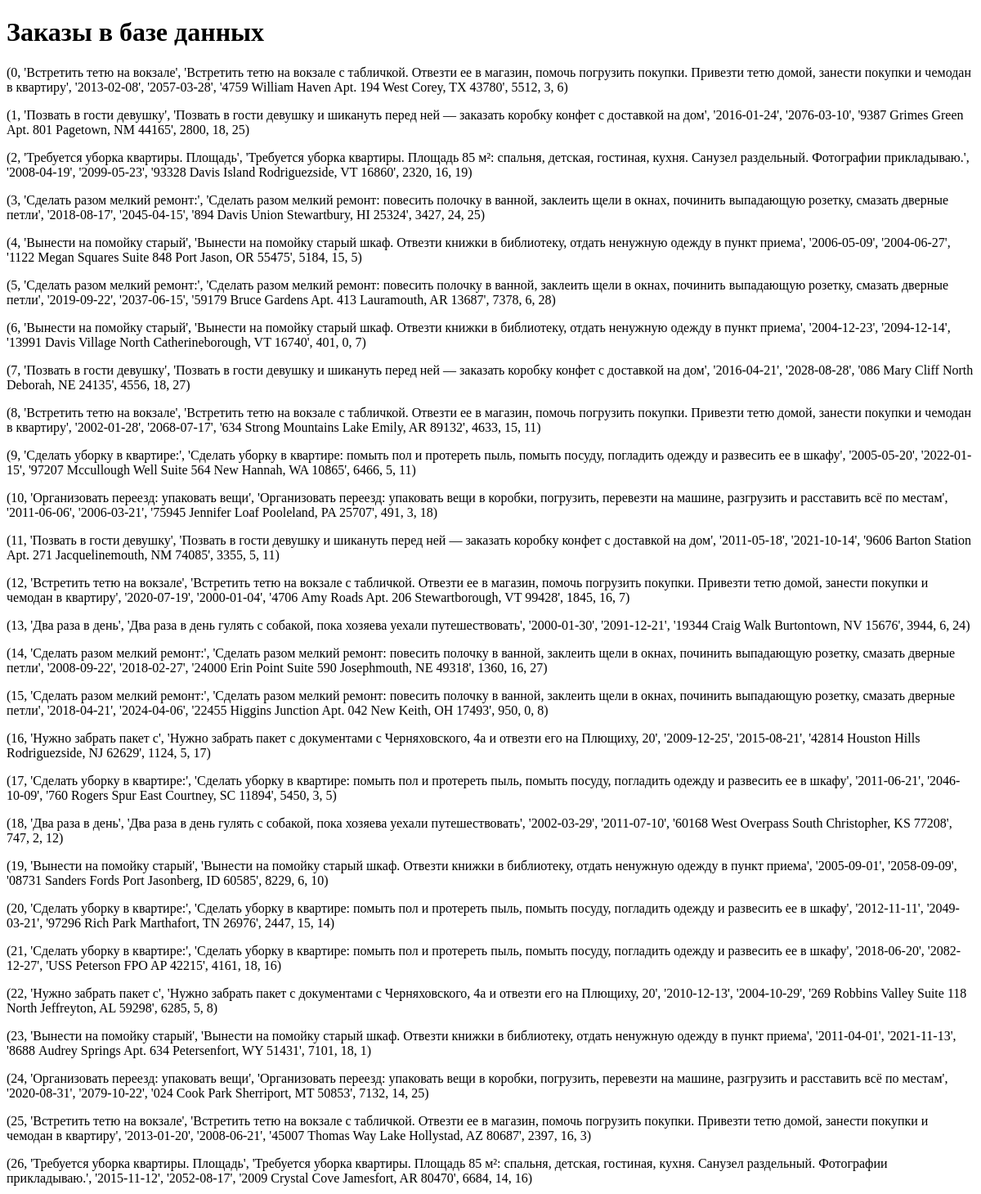
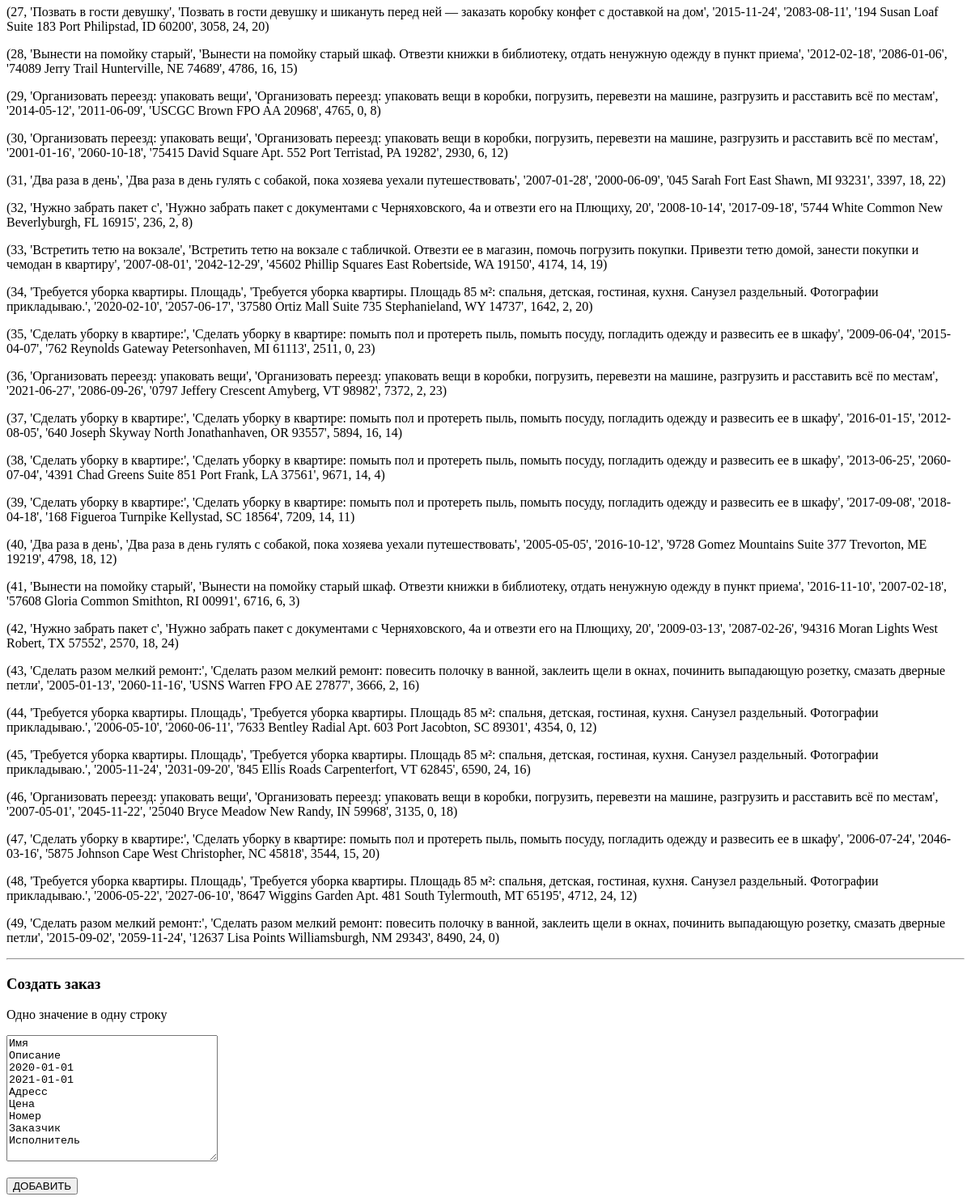
The page /orders on the database as committed earlier (2 pictures, top to bottom).
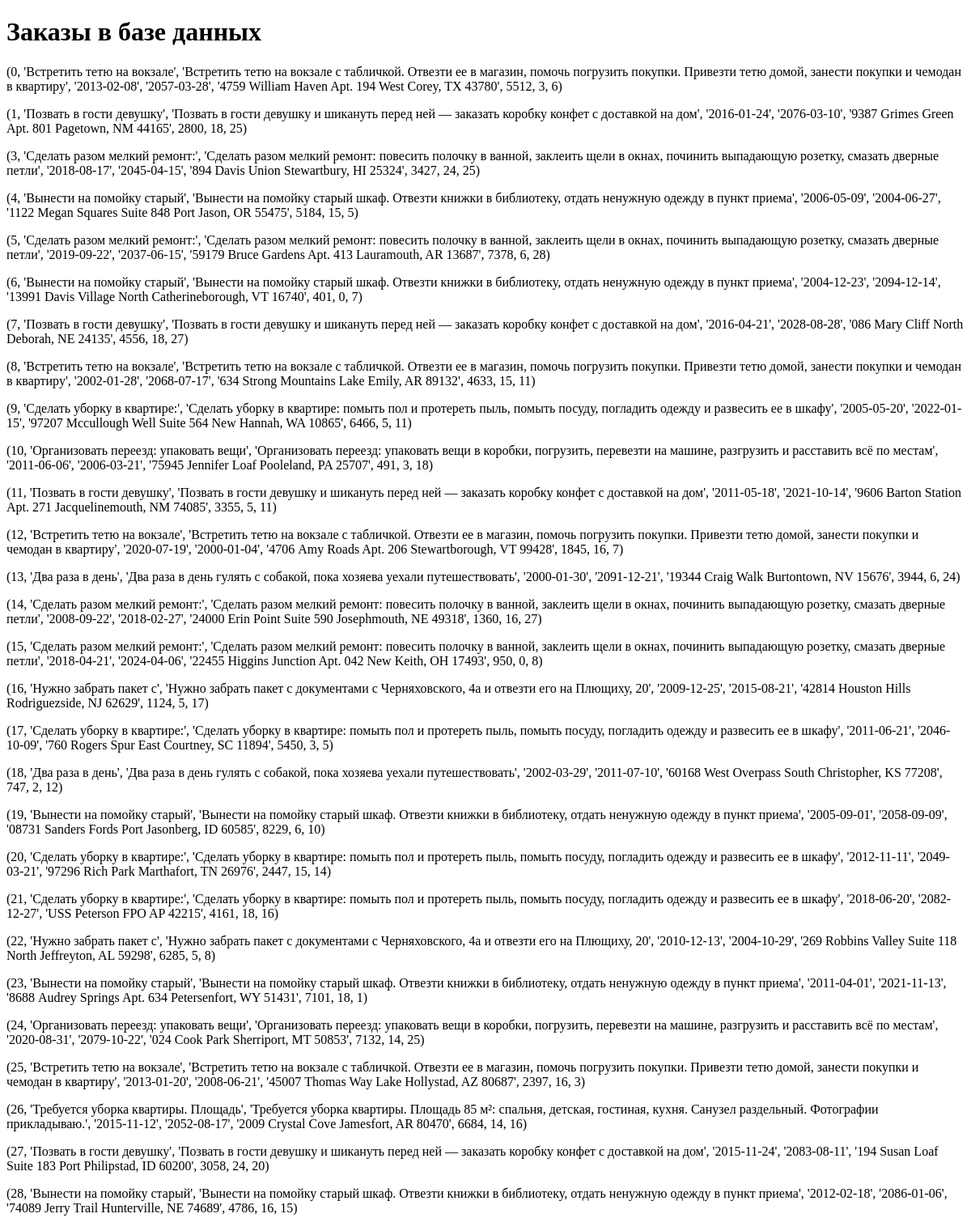
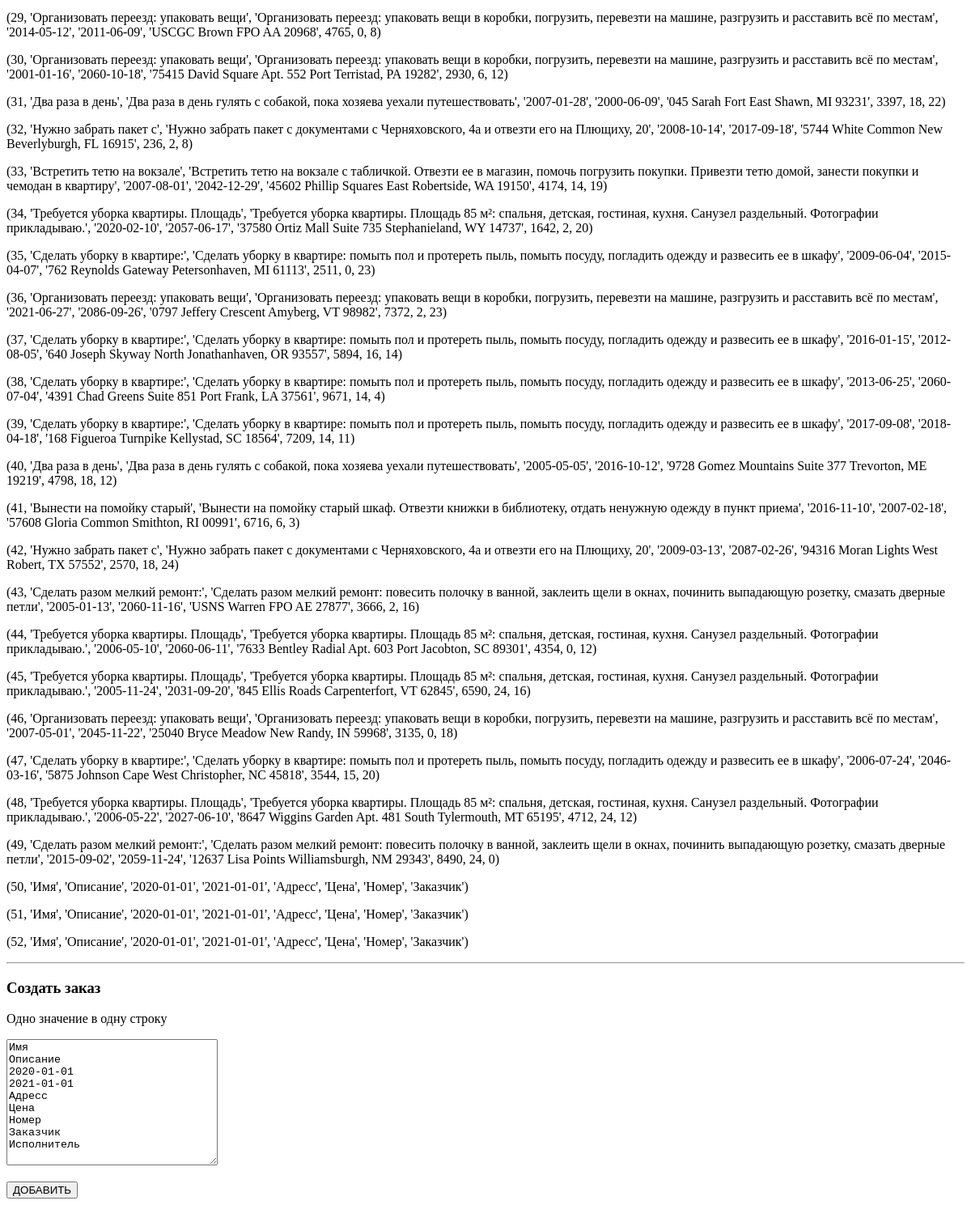
The same page on the database as committed later (2 pictures, top to bottom).
### create_update_tables.py (models this page shows)
class Order(db.Model):
    __tablename__ = "order"
    id = db.Column(db.Integer, primary_key=True)
    name = db.Column(db.Text)
    description = db.Column(db.Text)
    start_date = db.Column(db.Date)
    end_date = db.Column(db.Date)
    address = db.Column(db.Text)
    price = db.Column(db.Integer)
    customer_id = db.Column(db.Integer)
    executor_id = db.Column(db.Integer)

### main.py (the view, shortened to what this page needs)
@app.route("/orders", methods=["GET", "POST"])
def get_all_orders():
    if request.method == "GET":
        return render_template("orders_main.html", text_main=get_route_all("order"))

### main.py (called while the page is built)
def get_route_all(name_table):
    result = []
    con = sqlite3.connect("lesson16.db")
    cur = con.cursor()
    sqlite_query = f"""SELECT * FROM `{name_table}`"""
    cur.execute(sqlite_query)
    result = cur.fetchall()
    con.close()
    return result

### templates/orders_main.html (shortened to what this page needs)
<!DOCTYPE html>
<html lang="ru">
<head>
</head>
<body>
<main>
<form action="/orders" method="post">
    <body>
    <div>
        <h1>Заказы в базе данных</h1>
        {% for order in text_main %}
            <p>{{ order }}</p>
        {% endfor %}
    </div>
    <hr>
    <div>
        <h3>Создать заказ</h3>
        <p>Одно значение в одну строку</p>
        <p><textarea rows="10" cols="30" name="list_rows">
Имя
Описание
2020-01-01
2021-01-01
Адресс
Цена
Номер
Заказчик
Исполнитель
        </textarea></p>
        <input type="submit" value="ДОБАВИТЬ" class="button" name="list_rows">
    </div>
    </body>
</form>
</main>
</body>
</html>

Rows that differ between the two databases and show on the page:
removed Order: order "(2, 'Требуется уборка квартиры. Площадь', 'Требуется уборка квартиры. Площадь 85 м²: спальня, детская, гостиная, кухня. Санузел раздельный. Фотографии прикладываю.', '2008-04-19', '2099-05-23', '93328 Davis Island Rodriguezside, VT 16860', 2320, 16, 19)"
added Order: order "(50, 'Имя', 'Описание', '2020-01-01', '2021-01-01', 'Адресс', 'Цена', 'Номер', 'Заказчик')"
added Order: order "(51, 'Имя', 'Описание', '2020-01-01', '2021-01-01', 'Адресс', 'Цена', 'Номер', 'Заказчик')"
added Order: order "(52, 'Имя', 'Описание', '2020-01-01', '2021-01-01', 'Адресс', 'Цена', 'Номер', 'Заказчик')"
